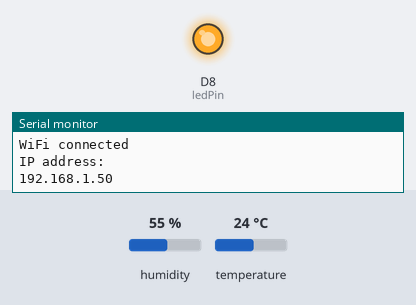
Simulated run of this sketch. Board: ESP8266 (NodeMCU). Parts: output pins drawn as LEDs (lit = HIGH), the last lines printed to the serial monitor. Inputs (shaded band) come from the test bench; at power-on: humidity 55 %, temperature 24 °C. WiFi joins after 1.5 s; servers stay silent unless stated; uploads are accepted with an empty reply.

Above: at 4.2 s.
At 35.6 s:
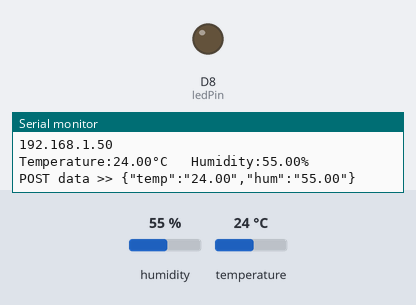
Timing chart, 0 to 84.2 s (numbered marks = the images above):
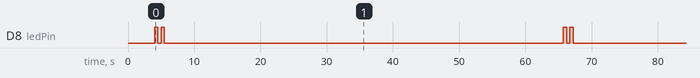

The sketch:

mainPostData.ino
```cpp
#include <ESP8266WiFi.h>
#include <ESP8266HTTPClient.h>
#include <ArduinoJson.h>
#include "DHT.h"

#define DHTPIN D3
const int ledPin = D8;

#define DHTTYPE DHT11   // DHT 11
//#define DHTTYPE DHT22   // DHT 22
//#define DHTTYPE DHT21   // DHT 21

const char* ssid = "zorAA";
const char* password = "h4h4h1h1";

DHT dht(DHTPIN, DHTTYPE);


void ledTwinkle() {
  digitalWrite(ledPin, HIGH);
  delay(500);
  digitalWrite(ledPin, LOW);
  delay(500);
  digitalWrite(ledPin, HIGH);
  delay(500);
  digitalWrite(ledPin, LOW);
}

void setup() {
  pinMode(ledPin, OUTPUT);
  Serial.begin(115200);
  Serial.println(F("DHTxx test!"));
  dht.begin();
  WiFi.mode(WIFI_STA);
  WiFi.begin(ssid, password);
  int i=0;
  while(WiFi.status() != WL_CONNECTED){
    Serial.print(".");
    delay(1000);
  }
  Serial.println("");
  Serial.println("WiFi connected");
  Serial.println("IP address: ");
  Serial.println(WiFi.localIP());
  Serial.println();
  delay(2000);
  digitalWrite(ledPin, HIGH);
}

void loop() {
  ledTwinkle();
  //double kelembaban = random(50.00, 150.00);
  //double suhu = random(25.00, 40.00);

  double hum = dht.readHumidity();
  double temp = dht.readTemperature();

  Serial.print(F("Temperature:"));
  Serial.print(temp);
  Serial.print(F("°C   Humidity:"));
  Serial.print(hum);
  Serial.println(F("%"));

  if ((WiFi.status() == WL_CONNECTED)) {
    WiFiClient client;
    HTTPClient http;

    StaticJsonDocument<200> doc;
    String url, nodemcuData;

    // C:\...\...\(directory)\webapi\api\create.php
    url ="http://192.168.211.59/iot/webapi/api/create.php";

    doc["temp"] = String(temp);
    doc["hum"] = String(hum);

    http.begin(client,url);
    http.addHeader("Content-Type", "application/json");

    serializeJson(doc, nodemcuData);
    Serial.print("POST data >> ");
    Serial.println(nodemcuData);

    int httpCode = http.POST(nodemcuData);//Send the request
    String payload;
    if (httpCode > 0) { //Check the returning code
        payload = http.getString();   //Get the request response payload
        payload.trim();
        if( payload.length() > 0 ){
           Serial.println(payload + "\n");
        }
    }

    http.end();   //Close connection
  }else{
    Serial.print("Not connected to wifi ");Serial.println(ssid);
  }
  delay(60000); //interval 60s
}
```

Measured:
- by itself, D8 (ledPin): repeats every 61.7 s: HIGH 0.50 s, LOW 60.2 s, HIGH 0.50 s, LOW 0.50 s
- by itself, everything shown: repeats every 61.7 s, in 4 steps
